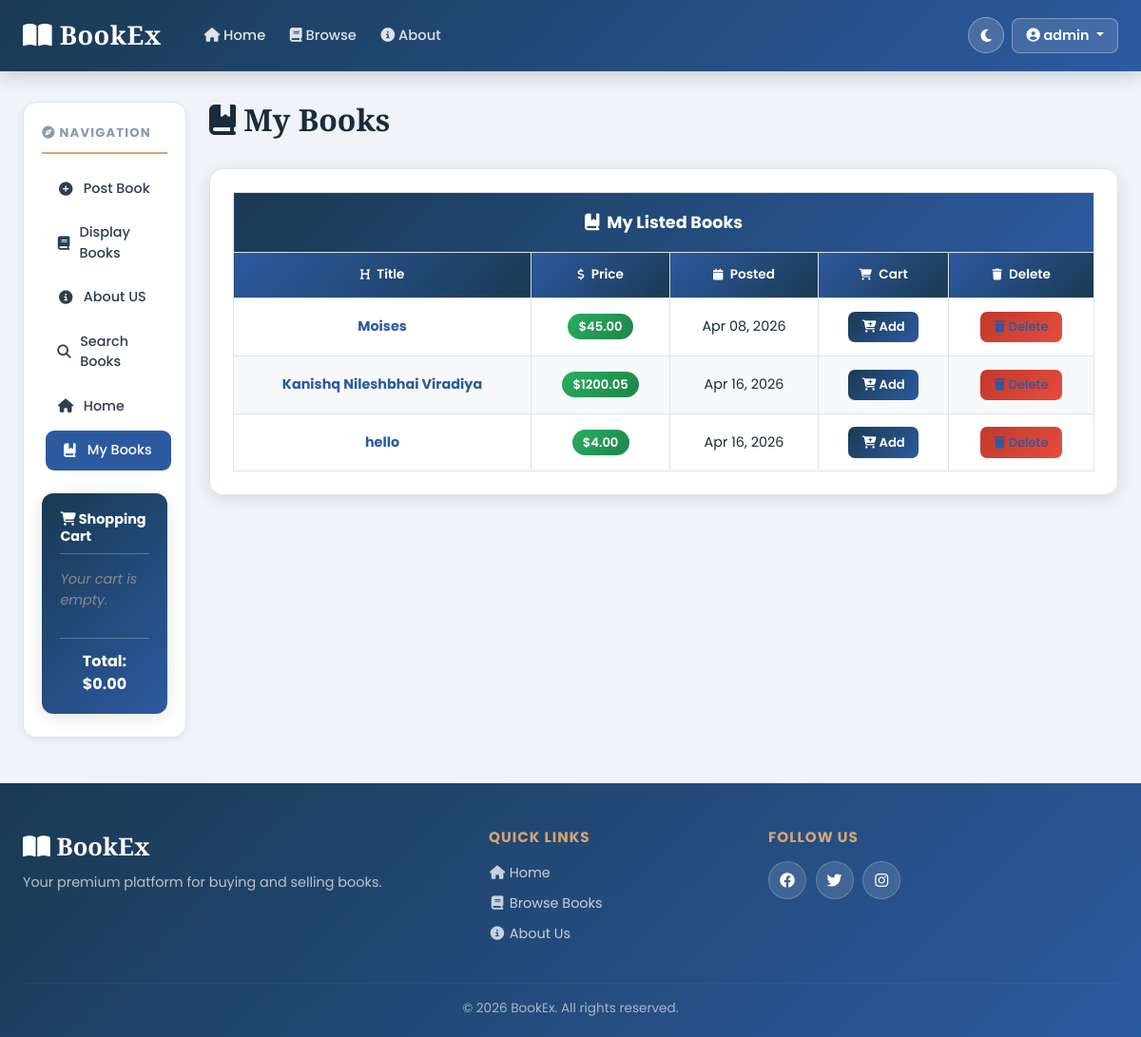
/mybooks (signed in), run on an earlier commit of the app's database.
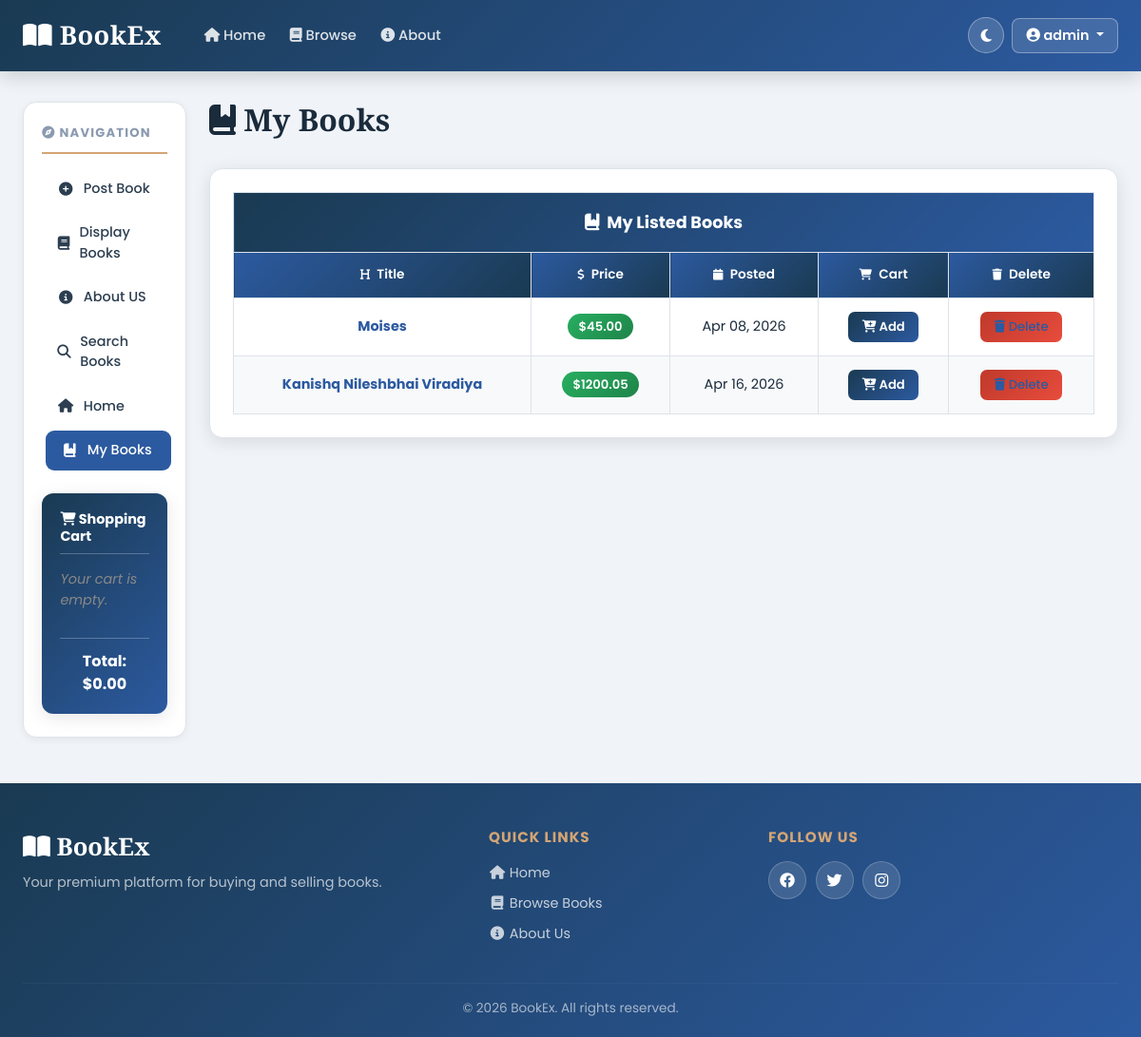
And on a later commit of the database.
### bookMng/models.py (models this page shows, shortened)
class MainMenu(models.Model):
    item = models.CharField(max_length=300, unique=True)
    link = models.CharField(max_length=300, unique=True)

class Book(models.Model):
    name = models.CharField(max_length=200)
    web = models.URLField(max_length=300)
    price = models.DecimalField(decimal_places=2, max_digits=8)
    publishdate = models.DateField(auto_now=True)
    picture = models.FileField(upload_to='bookEx/static/uploads')
    pic_path = models.CharField(max_length=300, editable=False, blank=True)
    username = models.ForeignKey(User, blank=True, null=True, on_delete=models.CASCADE)

### bookMng/views.py (the view)
# urls.py: path('mybooks', views.mybooks, name='mybooks'),
def mybooks(request):
    books = Book.objects.filter(username=request.user)
    for b in books:
        b.pic_path = b.picture.url[14:]
    return render(request,
                  'bookMng/mybooks.html',
                  {
                      'item_list': MainMenu.objects.all(),
                      'books': books
                  })

### bookEx/templates/bookMng/mybooks.html (shortened to what this page needs)
{% extends "base.html" %}
{% load static %}
{% block sidenav %}{% include "bookMng/_sidenav.html" %}{% endblock sidenav %}
{% block content %}
<h1><i class="fas fa-book-bookmark"></i> My Books</h1>
{% if books %}
<div class="table-container">
   <table class="professional-table">
      <thead>
         <tr class="table-title-row">
            <th colspan="{% if user.is_authenticated %}5{% else %}3{% endif %}">
               <i class="fas fa-book-bookmark me-2"></i>My Listed Books
            </th>
         </tr>
         <tr>
            <th> Title</th>
            <th> Price</th>
            <th> Posted</th>
            {% if user.is_authenticated %}
            <th> Cart</th>
            <th> Delete</th>
            {% endif %}
         </tr>
      </thead>
      <tbody>
         {% for book in books %}
         <tr>
            <td><a href="book_detail/{{ book.id }}"><strong>{{ book.name }}</strong></a></td>
            <td><span class="price-badge">${{ book.price }}</span></td>
            <td>{{ book.publishdate|date:"M d, Y" }}</td>
            {% if user.is_authenticated %}
            <td>
               <button class="btn-cart"
                  onclick="addToCart('{{ book.id }}', '{{ book.name|escapejs }}', '{{ book.price }}')">
                  <i class="fas fa-cart-plus"></i> Add
               </button>
            </td>
            <td>
               <a href="book_delete/{{ book.id }}" class="btn-delete"
                  onclick="return confirm('Delete \'{{ book.name|escapejs }}\'? This cannot be undone.')">
                  <i class="fas fa-trash"></i> Delete
               </a>
            </td>
            {% endif %}
         </tr>
         {% endfor %}
      </tbody>
   </table>
</div>
{% endif %}
{% endblock content %}

### bookEx/templates/bookMng/_sidenav.html
{% for item in item_list %}
<li class="nav-item">
    <a class="nav-link sidebar-link" href="{{ item.link }}">
        {% if item.link == "/" %}
        <i class="fas fa-home"></i>
        {% elif item.link == "/postbook" %}
        <i class="fas fa-plus-circle"></i>
        {% elif item.link == "/displaybooks" %}
        <i class="fas fa-book"></i>
        {% elif "aboutus" in item.link %}
        <i class="fas fa-info-circle"></i>
        {% elif "searchbooks" in item.link %}
        <i class="fas fa-search"></i>
        {% elif item.link == "/mybooks" %}
        <i class="fas fa-book-bookmark"></i>
        {% elif "inbox" in item.link %}
        <i class="fas fa-envelope"></i>
        {% else %}
        <i class="fas fa-link"></i>
        {% endif %}
        {{ item.item }}
    </a>
</li>
{% endfor %}

What changed in the data, as far as the page shows it:
removed Book: name "hello", price "4.00", publishdate "Apr 16, 2026"
